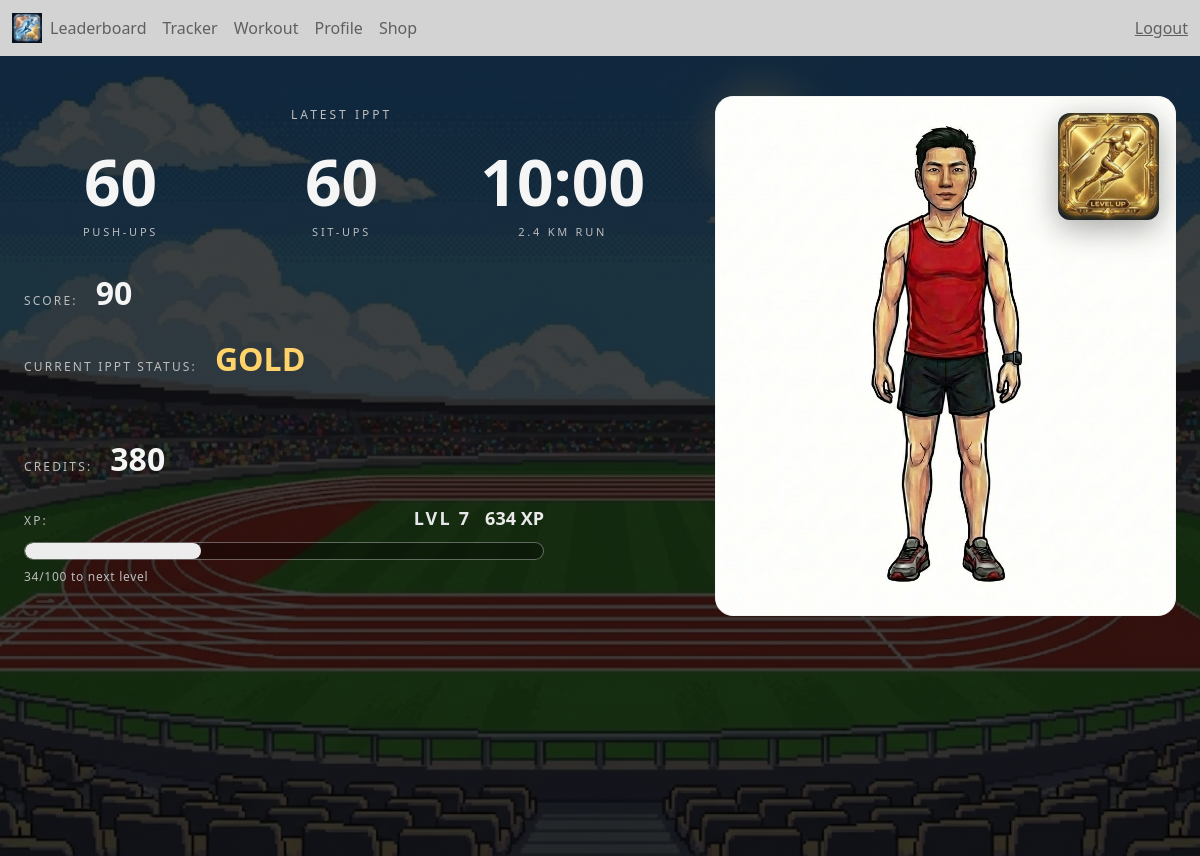
Before: /home (signed in) with the older database file.
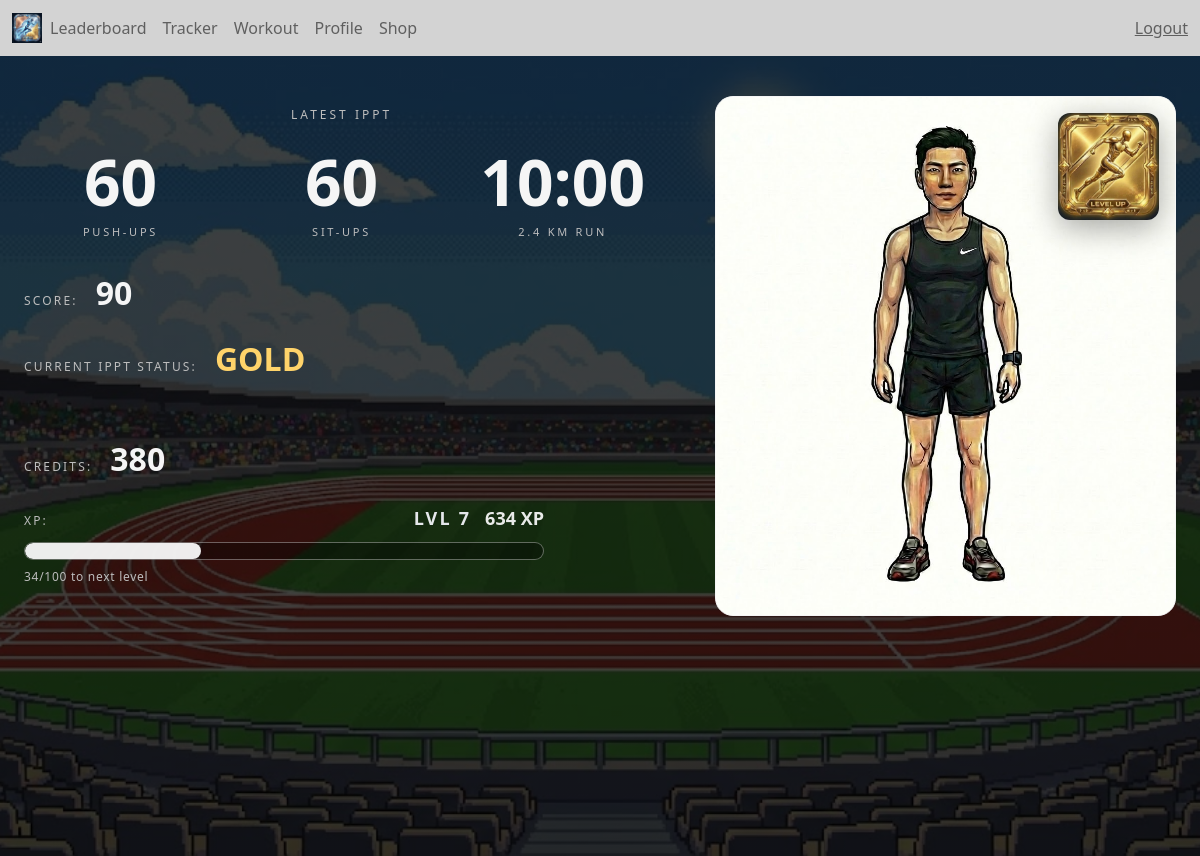
After: the same page with the newer database file.
### tables this page shows
CREATE TABLE profiles (
            user_id INTEGER PRIMARY KEY,
            xp INTEGER DEFAULT 0,
            credits INTEGER DEFAULT 0,
            dob DATE,
            goal TEXT,
            avatar_path TEXT DEFAULT '/static/avatar/default.jpg',
            next_ippt_date DATE,
            prev_ippt_score INTEGER,
            FOREIGN KEY(user_id) REFERENCES users(id)
        );

### app.py (the view)
@app.route("/home")
@login_required
def home():
    db = get_db()
    profile = db.execute(
        "SELECT xp, credits, avatar_path FROM profiles WHERE user_id = ?",
        (current_user.id,)
    ).fetchone()
    latest_workout = db.execute(
        "SELECT pushup, situp, run, score FROM workout_tracking WHERE user_id = ? ORDER BY date_submitted DESC LIMIT 1",
        (current_user.id,)
    ).fetchone()
    xp = profile["xp"] if profile else 0
    level = (xp // 100) + 1
    xp_progress = xp % 100
    xp_need = 100
    xp_percent = int((xp_progress / xp_need) * 100)
    tier = "FAIL"
    if latest_workout:
        score = latest_workout["score"]
        if score >= 85:
            tier = "GOLD"
        elif score >= 65:
            tier = "SILVER"
        elif score >= 51:
            tier = "PASS"
        else:
            tier = "FAIL"
        pushups = latest_workout["pushup"]
        situps = latest_workout["situp"]
        run_time = latest_workout["run"]
    else:
        score = 0
        pushups = 0
        situps = 0
        run_time = 0
    avatar_url = profile["avatar_path"] if profile and profile["avatar_path"] else None
    credits = profile["credits"] if profile else 0
    run = format_time(run_time)
    return render_template(
        "home.html",
        xp=xp,
        level=level,
        xp_progress=xp_progress,
        xp_need=xp_need,
        xp_percent=xp_percent,
        tier=tier,
        score=score,
        pushups=pushups,
        situps=situps,
        run_time=run,
        avatar_url=avatar_url,
        credits=credits
    )

### app.py (called while the page is built)
@login_manager.user_loader
def load_user(user_id):
    db = get_db()
    user = db.execute(
        "SELECT * FROM users WHERE id = ?",
        (user_id,)
    ).fetchone()
    if user:
        return User(user["id"], user["username"])
    return None

def get_db():
    db = getattr(g, "_database", None)
    if db is None:
        db = g._database = sqlite3.connect(DATABASE)
        db.row_factory = sqlite3.Row
    return db

@app.teardown_appcontext
def close_connection(exception):
    db = getattr(g, "_database", None)
    if db is not None:
        db.close()

def format_time(seconds):
    minutes = seconds // 60
    secs = seconds % 60
    return f"{minutes:02d}:{secs:02d}"

### templates/home.html (shortened to what this page needs)
{% extends "base.html" %}
{% block css %}
<link rel="stylesheet" href="../static/dashboard.css">
{% endblock %}
{% block content %}
<div class="dash-wrap">
  <div class="dash">
    <section class="dash-left">
      <div class="dash-title">LATEST IPPT</div>
      <div class="metrics">
        <div class="metric">
          <div class="metric-value">{{ pushups | default(25) }}</div>
          <div class="metric-label">PUSH-UPS</div>
        </div>
        <div class="metric">
          <div class="metric-value">{{ situps | default(25) }}</div>
          <div class="metric-label">SIT-UPS</div>
        </div>
        <div class="metric">
          <div class="metric-value">{{ run_time | default('14:40') }}</div>
          <div class="metric-label">2.4 KM RUN</div>
        </div>
      </div>
      <div class="info-row">
        <div class="info-label">SCORE:</div>
        <div class="info-value">{{ score | default(60) }}</div>
      </div>
      <div class="info-row">
        <div class="info-label">CURRENT IPPT STATUS:</div>
        {% set tier = tier | default('PASS') %}
        <div class="info-value status tier-{{ tier|lower }}">
          {{ tier }}
        </div>
      </div>
      <div class="spacer"></div>
      <div class="info-row">
        <div class="info-label">CREDITS:</div>
        <div class="info-value">{{ credits | default(300) }}</div>
      </div>
      <div class="xp-block">
        <div class="xp-top">
          <div class="info-label">XP:</div>
          <div class="xp-meta">
            <span class="xp-level">LVL {{ level | default(1) }}</span>
            <span class="xp-total">{{ xp | default(0) }} XP</span>
          </div>
        </div>
        <div class="xp-bar" role="progressbar" aria-valuemin="0" aria-valuemax="100"
             aria-valuenow="{{ xp_percent | default(52) }}">
          <div class="xp-fill" style="width: {{ xp_percent | default(52) }}%;"></div>
        </div>
        <div class="xp-sub">
          {{ xp_progress | default(0) }}/{{ xp_need | default(100) }} to next level
        </div>
      </div>
    </section>
    <aside class="dash-right">
      <div class="avatar-frame">
        {% set score_val = (score | default(0)) | int %}
        {% set badge_file = none %}
        {% if score_val >= 85 %}
          {% set badge_file = 'gold.jpg' %}
        {% elif score_val >= 75 %}
          {% set badge_file = 'silver.jpg' %}
        {% elif score_val >= 61 %}
          {% set badge_file = 'bronze.jpg' %}
        {% elif score_val >= 51 %}
          {% set badge_file = 'pass.jpg' %}
        {% endif %}
        {% if avatar_url %}
          <img src="{{ avatar_url }}" alt="Avatar" class="avatar-img">
        {% else %}
          <div class="avatar-placeholder">AVATAR</div>
        {% endif %}
      </div>
    </aside>
  </div>
</div>
{% endblock %}

### templates/base.html (shortened to what this page needs)
<!doctype html>
<html lang="en">
<head>
  <link rel="stylesheet" href="../static/main.css">
  <link href="https://cdn.jsdelivr.net/npm/bootstrap@5.2.3/dist/css/bootstrap.min.css" rel="stylesheet">
  {% block css %}
  {% endblock %}
</head>
<body>
  {% block navbar %}
      {% if current_user.is_authenticated %}
        {% include 'includes/afternavbar.html' %}
      {% else %}
        {% include 'includes/navbar.html' %}
      {% endif %}
  {% endblock %}
  {% block content %}{% endblock %}
</body>
</html>

### templates/includes/afternavbar.html (shortened to what this page needs)
<nav class="navbar navbar-expand-lg bg-body-tertiary">
  <div class="container-fluid">
     <a href="{{ url_for('home') }}">
        <img src="{{url_for('static', filename='logo.png')}}" alt="Logo" width="30" height="30">
     </a>
    <div class="collapse navbar-collapse" id="navbarText">
      <ul class="navbar-nav me-auto mb-2 mb-lg-0">
        <li class="nav-item">
          <a class="nav-link" href="{{ url_for('leaderboard') }}">Leaderboard</a>
        </li>
        <li class="nav-item">
          <a class="nav-link" href="{{ url_for('tracker') }}">Tracker</a>
        </li>
        <li class="nav-item">
          <a class="nav-link" href="{{ url_for('workout') }}">Workout</a>
        </li>
        <li class="nav-item">
          <a class="nav-link" href="{{ url_for('profile') }}">Profile</a>
        </li>
        <li class="nav-item">
          <a class="nav-link" href="{{ url_for('shop') }}">Shop</a>
        </li>
      </ul>
      <a class="navbar-text" href="{{ url_for('logout') }}">Logout</a>
    </div>
  </div>
</nav>

### static/main.css (style rules this page uses)
.navbar { background-color: lightgray; }

### static/dashboard.css (style rules this page uses)
.dash-wrap { min-height: 100vh; color: #f5f5f5; padding: 40px 24px; box-sizing: border-box; background: linear-gradient(rgba(0,0,0,0.75), rgba(0,0,0,0.75)), url("/static/home_backgrnd/Track.png"); background-size: cover; background-position: center; background-repeat: no-repeat; }
.dash { max-width: 1200px; margin: 0 auto; display: flex; gap: 56px; align-items: flex-start; }
.dash-left { flex: 1; padding-top: 10px; }
.dash-title { text-align: center; letter-spacing: 0.25em; font-size: 12px; color: #bdbdbd; margin-bottom: 26px; }
.metrics { display: grid; grid-template-columns: repeat(3, minmax(0, 1fr)); gap: 28px; margin-bottom: 28px; }
.metric { text-align: center; }
.metric-value { font-size: 64px; line-height: 1; font-weight: 600; }
.metric-label { margin-top: 10px; font-size: 11px; letter-spacing: 0.25em; color: #bdbdbd; }
.info-row { display: flex; align-items: baseline; gap: 18px; margin-top: 18px; }
.info-label { font-size: 12px; letter-spacing: 0.18em; color: #bdbdbd; white-space: nowrap; }
.info-value { font-size: 32px; font-weight: 600; }
.status.tier-gold { color: #ffd36a; }
.spacer { height: 34px; }
.xp-block { margin-top: 22px; max-width: 520px; }
.xp-top { display: flex; align-items: baseline; justify-content: space-between; gap: 14px; }
.xp-meta { display: flex; align-items: baseline; gap: 14px; }
.xp-level { font-size: 18px; font-weight: 700; letter-spacing: 0.12em; color: #e5e7eb; }
.xp-total { font-size: 18px; font-weight: 700; color: #f5f5f5; opacity: 0.95; }
.xp-bar { margin-top: 10px; height: 18px; border: 1px solid rgba(255,255,255,0.35); border-radius: 999px; background: rgba(0,0,0,0.35); overflow: hidden; }
.xp-fill { height: 100%; width: 0%; background: rgba(255,255,255,0.92); border-radius: 999px; transition: width 0.9s ease; }
.xp-sub { margin-top: 8px; font-size: 12px; color: #bdbdbd; letter-spacing: 0.06em; }
.dash-right { width: 40%; min-width: 320px; }
.avatar-frame { height: 520px; border: 1px solid #f5f5f5; border-radius: 18px; position: relative; overflow: hidden; background: #ffffff; }
.avatar-img { width: 100%; height: 100%; object-fit: cover; object-position: center; position: relative; z-index: 1; }

Changed rows visible on the page:
changed profiles "GOLD": avatar_path: a different picture
